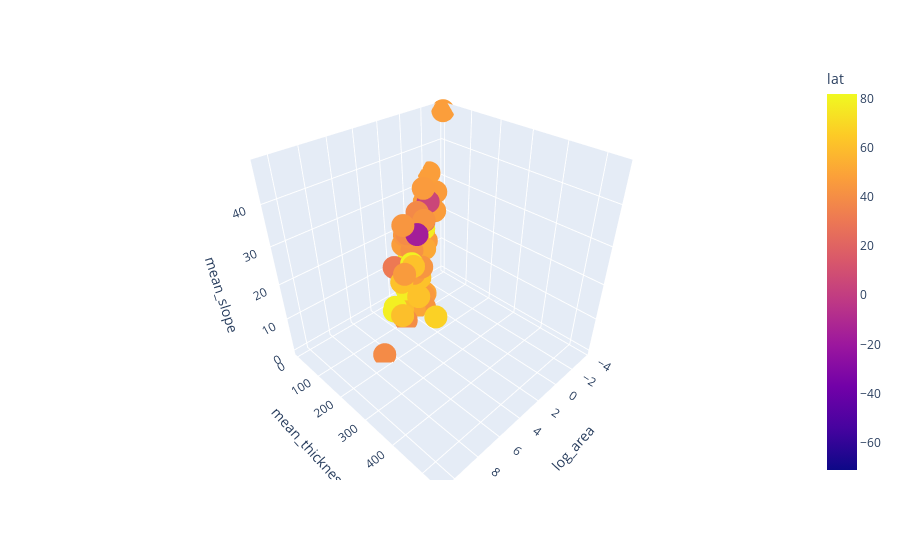

The notebook cell saved with this chart:
### Markdown cell above
### b) 3D Scatter plot using Plotly (1 point)

Use the plotly ``scatter_3d`` plot. Make sure to change the pandas series for log scales.

### Code cell
# solution
df['log_area'] = np.log(df['area'])
fig = px.scatter_3d(df, x = 'log_area', y = 'mean_thickness', z = 'mean_slope',
                   color = 'lat')
fig.show()

### Figure 1 — Plotly figure (JSON) as saved in the notebook; plotly's stock layout.template omitted (floating-point values rounded to 4 significant figures; data arrays with more than 128 entries replaced by an {"elided": "..."} marker saying what was removed)
{"data": [{"hovertemplate": "log_area=%{x}<br>mean_thickness=%{y}<br>mean_slope=%{z}<br>lat=%{marker.color}<extra></extra>", "legendgroup": "", "marker": {"color": {"elided": "996 float values"}, "coloraxis": "coloraxis", "symbol": "circle"}, "mode": "markers", "name": "", "scene": "scene", "showlegend": false, "type": "scatter3d", "x": {"elided": "996 float values"}, "y": {"elided": "996 int values"}, "z": {"elided": "996 int values"}}], "layout": {"coloraxis": {"colorbar": {"title": {"text": "lat"}}, "colorscale": [[0, "#0d0887"], [0.1111, "#46039f"], [0.2222, "#7201a8"], [0.3333, "#9c179e"], [0.4444, "#bd3786"], [0.5556, "#d8576b"], [0.6667, "#ed7953"], [0.7778, "#fb9f3a"], [0.8889, "#fdca26"], [1, "#f0f921"]]}, "legend": {"tracegroupgap": 0}, "margin": {"t": 60}, "scene": {"domain": {"x": [0, 1], "y": [0, 1]}, "xaxis": {"title": {"text": "log_area"}}, "yaxis": {"title": {"text": "mean_thickness"}}, "zaxis": {"title": {"text": "mean_slope"}}}}}
